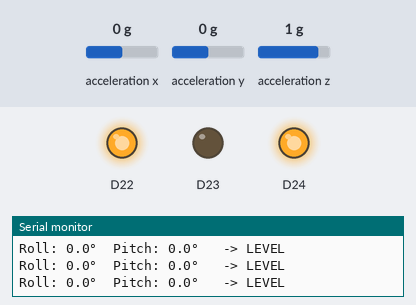
A sketch run on a simulated Arduino Nano 33 BLE. Shown: output pins drawn as LEDs (lit = HIGH), the last lines printed to the serial monitor. The test bench sets the inputs (shaded band); at power-on: acceleration x 0 g, acceleration y 0 g, acceleration z 1 g.

Above: at 1.2 s.
1.3 s: acceleration x set to -0.4 g
At 2.5 s:
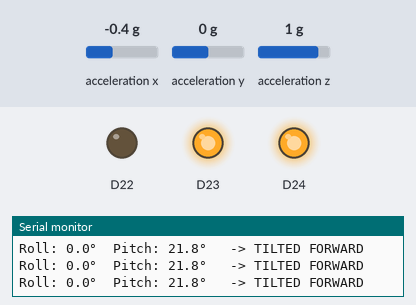
2.8 s: acceleration y set to -0.4 g
At 3.4 s:
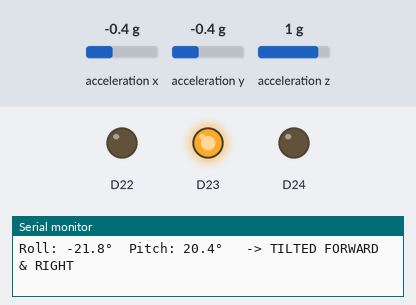
4.3 s: acceleration x set to 0 g
At 5.4 s:
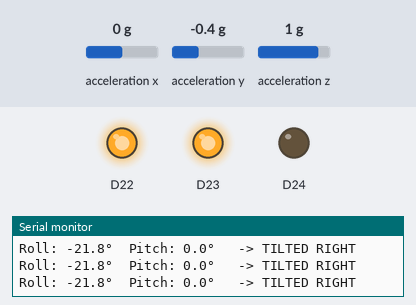
5.8 s: acceleration x set to -1.4 g
At 6.3 s:
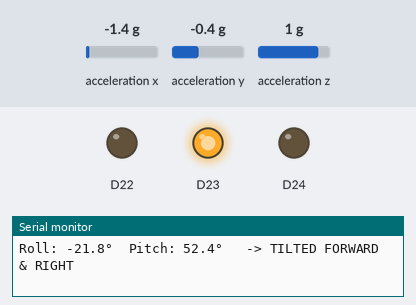
7.3 s: acceleration y set to 0 g
At 8.2 s:
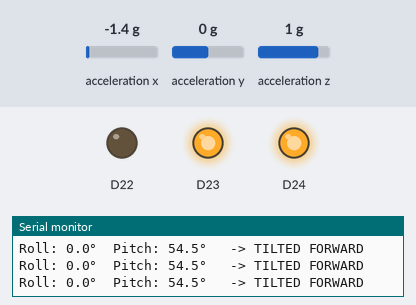
Timing chart, 0 to 9.8 s (numbered marks = the images above; inputs shaded):
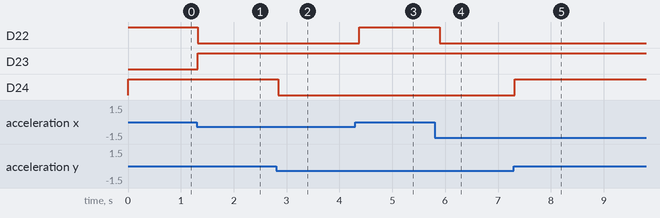

Measured:
- the behaviour switches between -0.2 and -0.3 g on acceleration x (found by bisection; images 0 and 1)
- the behaviour switches between -0.2 and -0.3 g on acceleration y (found by bisection; images 1 and 2)
- after the input at 1.3 s, D22: HIGH → LOW at once; D23: LOW → HIGH at once
- after the input at 2.8 s, D24: HIGH → LOW after 0.05 s
- after the input at 4.3 s, D22: LOW → HIGH after 0.07 s
- after the input at 5.8 s, D22: HIGH → LOW after 0.09 s
- after the input at 7.3 s, D24: LOW → HIGH at once

The sketch:

Tilt_Sensor_RGB_LED.ino
```cpp
#include <Arduino_LSM9DS1.h>

// Deadzone threshold in degrees. If tilt is less than this, the board is "Level"
const float TILT_THRESHOLD = 15.0;

void setup() {
  Serial.begin(115200);

  // Configure Onboard RGB LED pins as outputs
  pinMode(LEDR, OUTPUT);
  pinMode(LEDG, OUTPUT);
  pinMode(LEDB, OUTPUT);

  // Initialize all LEDs to OFF state (Active HIGH logic = OFF)
  digitalWrite(LEDR, HIGH);
  digitalWrite(LEDG, HIGH);
  digitalWrite(LEDB, HIGH);

  // Initialize internal IMU hardware
  if (!IMU.begin()) {
    Serial.println("Failed to initialize IMU!");
    while (1);
  }

  Serial.println("IMU Spatial Orientation & RGB Control Initialized.");
}

void loop() {
  if (IMU.accelerationAvailable()) {
    float x, y, z;

    // Read the raw accelerometer gravity vectors
    IMU.readAcceleration(x, y, z);

    // Calculate Roll and Pitch angles in degrees
    float roll  = atan2(y, z) * 57.29578;
    float pitch = atan2(-x, sqrt(y * y + z * z)) * 57.29578;

    String directionLabel = "LEVEL";

    // Default hardware configuration: All color registers closed
    bool redState = false;
    bool greenState = false;
    bool blueState = false;

    // 1. Evaluate Pitch Limits (Forward / Backward)
    if (pitch > TILT_THRESHOLD) {
      directionLabel = "TILTED FORWARD";
      redState = true; // Turn Red color element ON
    }
    else if (pitch < -TILT_THRESHOLD) {
      directionLabel = "TILTED BACKWARD";
      redState = true; // Turn Red color element ON
    }

    // 2. Evaluate Roll Limits (Left / Right)
    if (roll > TILT_THRESHOLD) {
      if (directionLabel == "LEVEL") directionLabel = "TILTED LEFT";
      else directionLabel += " & LEFT";
      blueState = true; // Turn Blue color element ON
    }
    else if (roll < -TILT_THRESHOLD) {
      if (directionLabel == "LEVEL") directionLabel = "TILTED RIGHT";
      else directionLabel += " & RIGHT";
      blueState = true; // Turn Blue color element ON
    }

    // 3. Fallback: If no boundary thresholds are broken, the position is Level
    if (!redState && !blueState) {
      greenState = true; // Turn Green color element ON
    }

    // --- APPLY HARDWARE LOGIC STATES (Active LOW: LOW = ON, HIGH = OFF) ---
    digitalWrite(LEDR, redState   ? LOW : HIGH);
    digitalWrite(LEDG, greenState ? LOW : HIGH);
    digitalWrite(LEDB, blueState  ? LOW : HIGH);

    // Print calculated telemetry data matrix down to serial pipeline
    Serial.print("Roll: "); Serial.print(roll, 1); Serial.print("°\t");
    Serial.print("Pitch: "); Serial.print(pitch, 1); Serial.print("°\t -> ");
    Serial.println(directionLabel);

    delay(100); // 10Hz rapid real-time color mapping adjustment cadence
  }
}
```
